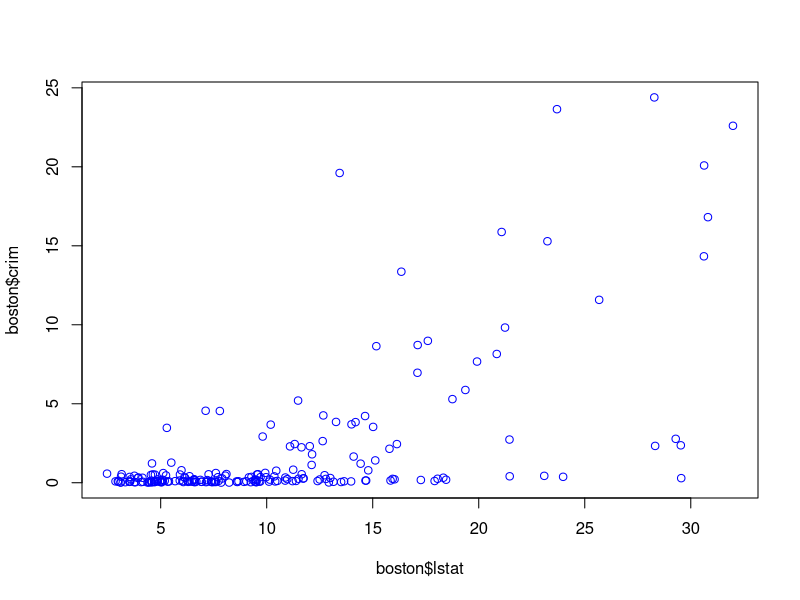
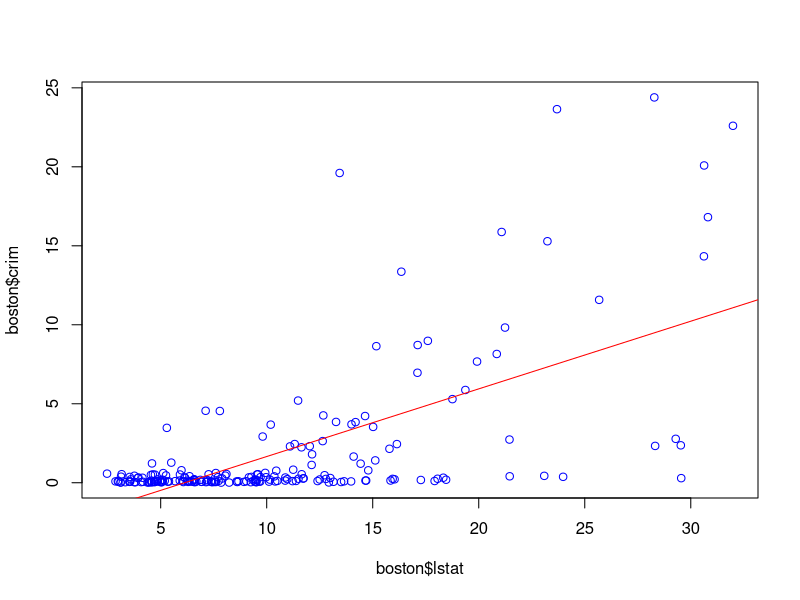
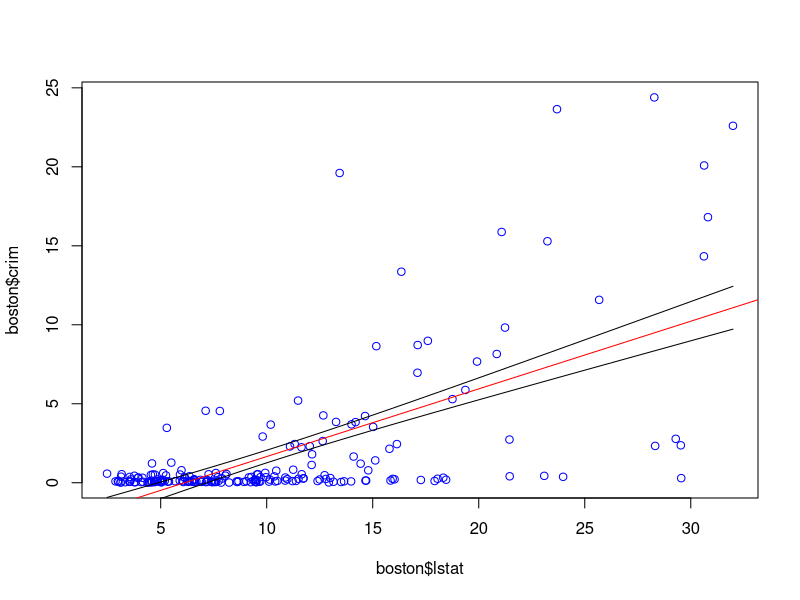
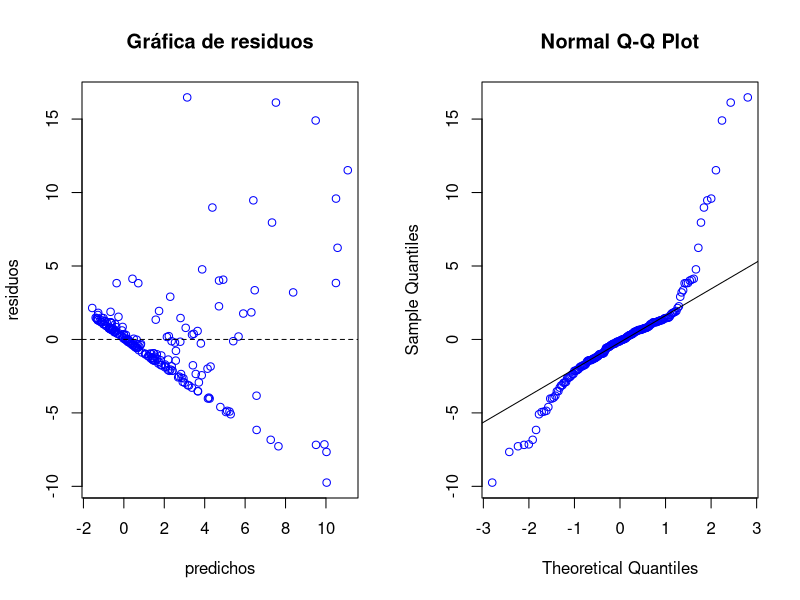
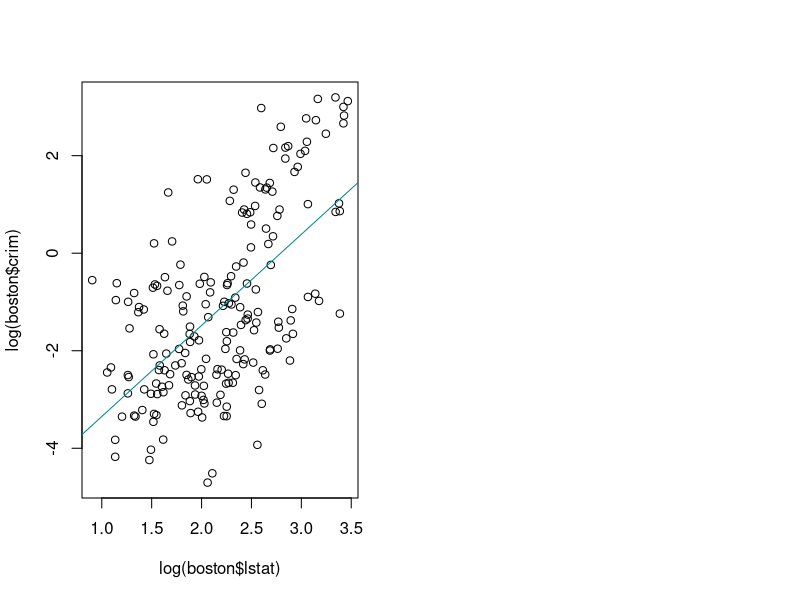

The R source for these figures, in order:
## ---- chunk 1
knitr::opts_chunk$set(echo = TRUE)
## ---- chunk 2
library(readxl)
boston <- read_excel("boston.xlsx")
## ---- chunk 3
lm_crim_global<-lm(crim ~. , data=boston)
summary(lm_crim_global)
## ---- chunk 4
lm_crim_lstat <- lm(crim ~ lstat, data=boston)
summary(lm_crim_lstat)
plot(boston$lstat, boston$crim, col='BLUE')
## ---- chunk 5
summary(lm_crim_lstat)
plot(boston$lstat, boston$crim, col='BLUE')
abline(coef=coef(lm_crim_lstat), col="RED")
## ---- chunk 6
#bandas estimación
min<-range(boston$lstat)[1]; max<-range(boston$lstat)[2]
nuevos <- data.frame(list(lstat = seq(min,max,length=100)))
bandas_est<-predict(lm_crim_lstat, newdata = nuevos, interval = "confidence", level = 0.90)

#representacion 
plot(boston$lstat, boston$crim, col='BLUE')
abline(coef=coef(lm_crim_lstat), col='RED')
lines(nuevos$lstat, bandas_est[,2],col='BLACK')
lines(nuevos$lstat, bandas_est[,3],col='BLACK')

## ---- chunk 7
#calculo residuos
residuos<-residuals(lm_crim_lstat)

# diagnóstico linealidad y homocedasticidad
residuos <- residuals(lm_crim_lstat)
predichos <- fitted.values(lm_crim_lstat)
par(mfcol=c(1,2))
plot(predichos,residuos, col='BLUE',main = 'Gráfica de residuos')
abline(h=0,lty=2)

# diagnóstico normalidad residuos
qqnorm(residuos, col='BLUE')
qqline(residuos)
shapiro.test(residuos)
## ---- chunk 8

lm_crim_log<-lm(I(log(crim))~I(log(lstat)), data=boston, na.action=na.exclude)
summary(lm_crim_log)
plot(log(boston$lstat), log(boston$crim), type="p")
abline(coef=coef(lm_crim_log),col="darkcyan")
